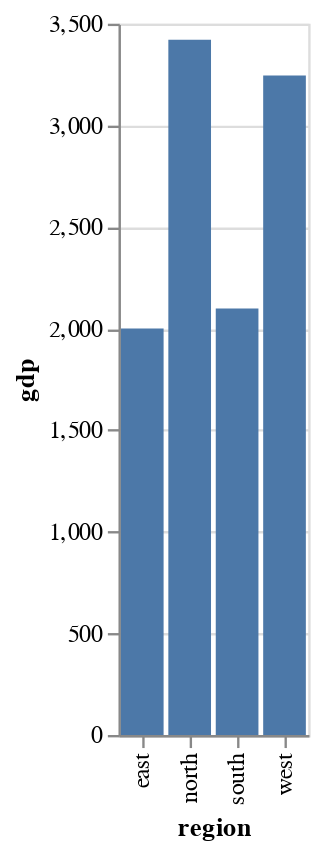

The notebook cell saved with this chart:
### Code cell


### Figure 1 — Vega-Lite specification as saved in the notebook (floating-point values rounded to 4 significant figures)
{"config": {"view": {"continuousWidth": 400, "continuousHeight": 300}}, "data": {"name": "data-c67a7f8b1d0e1d03d2da36c2567b11b4"}, "mark": "bar", "encoding": {"x": {"type": "nominal", "field": "region"}, "y": {"type": "quantitative", "field": "gdp"}}, "$schema": "https://vega.github.io/schema/vega-lite/v4.8.1.json", "datasets": {"data-c67a7f8b1d0e1d03d2da36c2567b11b4": [{"region": "east", "gdp": 2000}, {"region": "west", "gdp": 3245}, {"region": "north", "gdp": 3421}, {"region": "south", "gdp": 2099}]}}
